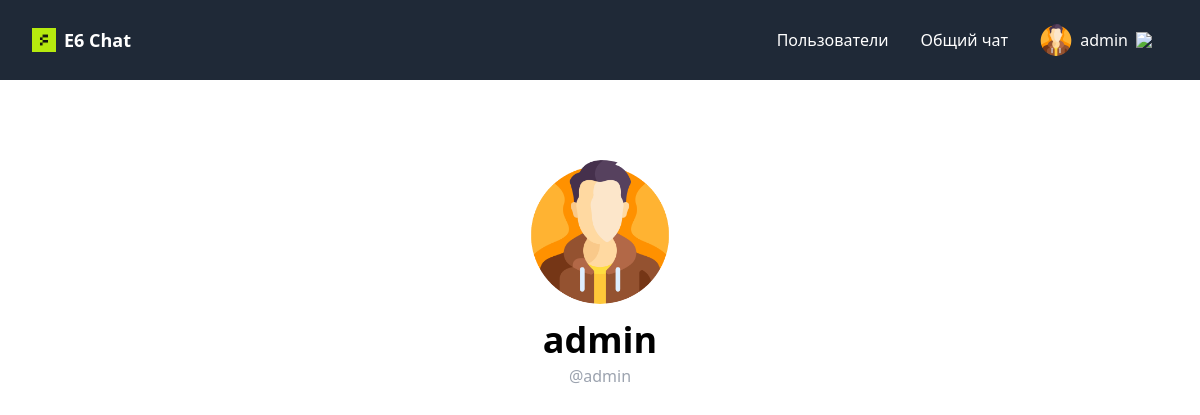
/profile/ (signed in), run on the app's committed database.
### chat/models.py (models this page shows, shortened)
class Profile(models.Model):
    user = models.OneToOneField(User, on_delete=models.CASCADE)
    image = models.ImageField(upload_to='avatars/', null=True, blank=True)
    displayname = models.CharField(max_length=20, null=True, blank=True)
    info = models.TextField(null=True, blank=True)
    @property
    def name(self):
        if self.displayname:
            name = self.displayname
        else:
            name = self.user.username
        return name
    @property
    def avatar(self):
        if self.image:
            return self.image.url
        return static('images/avatar.svg')

### chat/views.py (the view)
# urls.py: path('profile/', profile_view, name='profile'),
def profile_view(request, username=None):
    if username:
        profile = get_object_or_404(User, username=username).profile
    else:
        try:
            profile = request.user.profile
        except:
            return redirect('account_login')
    return render(request, 'users/profile.html', {'profile': profile})

### templates/users/profile.html (shortened to what this page needs)
{% extends 'layouts/blank.html' %}
{% block content %}
<div class="max-w-lg mx-auto flex flex-col items-center pt-20 px-4">
    <img class="w-36 h-36 rounded-full object-cover mb-4" src="{{ profile.avatar }}" />
    <div class="text-center">
        <h1>{{ profile.name }}</h1>
        <div class="text-gray-400 mb-2 -mt-3">@{{ profile.user.username }}</div>
    </div>
</div>
{% endblock %}

### templates/includes/header.html (shortened to what this page needs)
<header class="flex items-center justify-between bg-gray-800 h-20 px-8 text-white sticky top-0 z-40">
    <div>
        <a class="flex items-center gap-2" href="/">
            <img class="h-6" src="/static/favicon.png" alt="Logo"/>
            <span class="text-lg font-bold">E6 Chat</span>
        </a>
    </div>
    <nav class="block bg-gray-800 relative">
        <ul class="navitems flex items-center justify-center h-full">
            {% if request.user.is_authenticated %}
            <li><a href="/profiles">Пользователи</a></li>
            <li><a href="/">Общий чат</a></li>
            <li x-data="{ dropdownOpen: false }" class="relative">
                <a @click="dropdownOpen = !dropdownOpen" @click.away="dropdownOpen = false" class="cursor-pointer select-none">
                    <img class="h-8 w-8 rounded-full object-cover" src="{{ user.profile.avatar }}"/>
                    {{ user.profile.name }}
                    <img x-bind:class="dropdownOpen && 'rotate-180 duration-300'" class="w-4" src="https://img.icons8.com/small/32/777777/expand-arrow.png"/>
                </a>
            </li>
            {% else %}
            <li><a href="{% url 'account_login' %}">Войти</a></li>
            <li><a href="{% url 'account_signup' %}">Зарегистрироваться</a></li>
            {% endif %}
        </ul>
    </nav>
</header>

### templates/base.html (style rules this page uses)
h1 { @apply text-4xl font-bold mb-4 }
.navitems>li>a { @apply flex items-center gap-2 h-12 px-4 hover:bg-gray-700 rounded-lg; }

### data on the page
Profile: avatar (picture), name "admin", user.username "admin"

### other printed values
{{ user.profile.name }} "admin"
